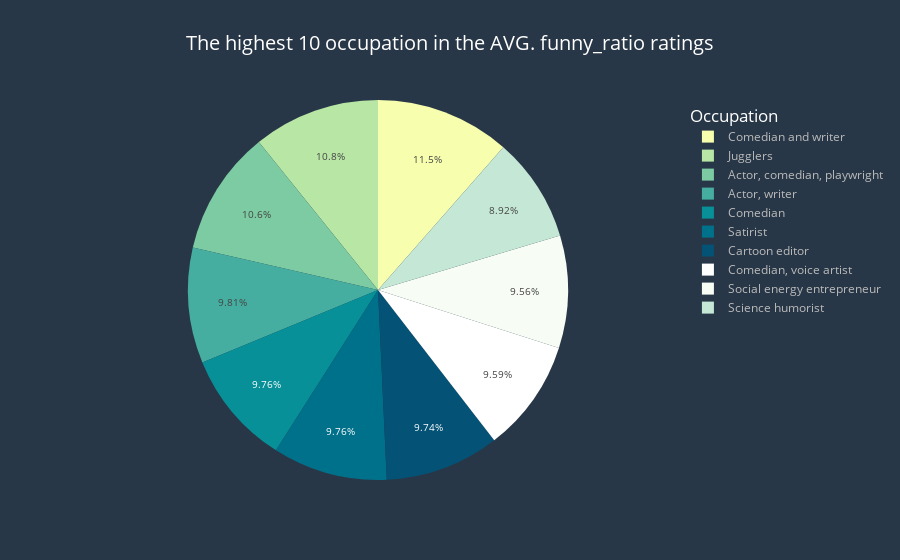

The notebook cell this image was saved under:
### Code cell
fig=px.pie(names=funny_average.index,values=funny_average.values,labels={
    "names":"the occupation ",
    "values":"AVG. funny_ratio ",
   
},
title="The highest 10 occupation in the AVG. funny_ratio ratings",
color_discrete_sequence=px.colors.sequential.Bluyl
          )
fig.update_layout(
title_font_color="#fff",paper_bgcolor="#283747",title_font_size=20,title_x=.5,font_color="#bbb",
    plot_bgcolor="#D0D3D4",legend_title_font_size=17,legend_title_font_color="#fff",
    legend_title_text="Occupation")
fig.update_yaxes(showgrid=False,visible=False,title="percent of commencts")
fig.update_xaxes(tickfont_size=9)
fig.update_traces(textfont_size=10)
fig.show()

### Figure 1 — Plotly figure (JSON) as saved in the notebook; plotly's stock layout.template omitted (floating-point values rounded to 4 significant figures)
{"data": [{"domain": {"x": [0.0, 1.0], "y": [0.0, 1.0]}, "hovertemplate": "the occupation =%{label}<br>AVG. funny_ratio =%{value}<extra></extra>", "labels": ["Comedian and writer", "Jugglers", "Actor, comedian, playwright", "Actor, writer", "Comedian", "Satirist", "Cartoon editor", "Comedian, voice artist", "Social energy entrepreneur", "Science humorist"], "legendgroup": "", "name": "", "showlegend": true, "textfont": {"size": 10}, "type": "pie", "values": [60.21, 56.68, 55.81, 51.52, 51.25, 51.24, 51.16, 50.35, 50.21, 46.84]}], "layout": {"font": {"color": "#bbb"}, "legend": {"title": {"font": {"color": "#fff", "size": 17}, "text": "Occupation"}, "tracegroupgap": 0}, "paper_bgcolor": "#283747", "piecolorway": ["rgb(247, 254, 174)", "rgb(183, 230, 165)", "rgb(124, 203, 162)", "rgb(70, 174, 160)", "rgb(8, 144, 153)", "rgb(0, 113, 139)", "rgb(4, 82, 117)"], "plot_bgcolor": "#D0D3D4", "title": {"font": {"color": "#fff", "size": 20}, "text": "The highest 10 occupation in the AVG. funny_ratio ratings", "x": 0.5}, "xaxis": {"tickfont": {"size": 9}}, "yaxis": {"showgrid": false, "title": {"text": "percent of commencts"}, "visible": false}}}
